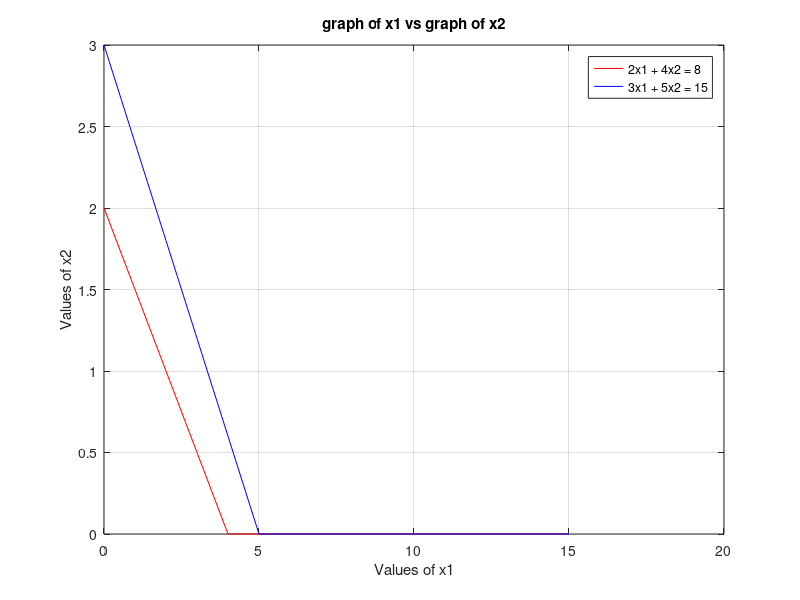

MATLAB code to generate this figure: (Note: this script raises an error after producing the figure.)
clc
clear all
% z = 3x1 + 2x2
% s.t
% 2x1 + 4x2 <= 8 
% 3x1 + 5x2 >= 15
% x >=0 , y>=0

C = [3 2];
A = [2 4; 3 5];
B = [8; 15];

Y1 = 0:max(B)
X11 = (B(1)-A(1,1).*Y1)./A(1,2)
X21 = (B(2)-A(2,1).*Y1)./A(2,2)

X11 = max(0,X11)
X21 = max(0,X21)
plot(Y1,X11,'r',Y1,X21,'b')
title('graph of x1 vs graph of x2')
xlabel('Values of x1')
ylabel('Values of x2')
legend('2x1 + 4x2 = 8','3x1 + 5x2 = 15')
grid on

cx1 = find(Y1==0)
c1 = find(X11==0)
line1 = [Y1(:,[c1,cx1]);X11(:,[c1,cx1])]'
c2 = find(X21==0)
line2 = [Y1(:,[c2,cx1]);X21(:,[c2,cx1])]'
corpt = unique([line1;line2],"rows")
pt=[0;0]
for i=1:size(A,1)
    A1=A(i,:);
    B1=B(i,:);
    for j=i+1:size(A,1)
        A2=A(j,:);
        B2=B(j,:);
        A4=[A1;A2];
        B4=[B1;B2];
        x=A4\B4;
        pt=[pt,x];
    end
end
ptt=pt'
allpt=[ptt;corpt];
points=unique(allpt,'rows');
PT=constraint(points);
P=unique(PT,'rows')


for i=1:size(P,1)
    fn(i,:)=sum(P(i,:).*C)
end
ver_fns = [P fn]


[optval optposition] = max(fn);
optval = ver_fns(optposition,:);
OPTIMAL_BFS = array2table(optval)
OPTIMAL_BFS.Properties.VariableNames(1:size(optval,2)) = {'x1','x2','z'}

